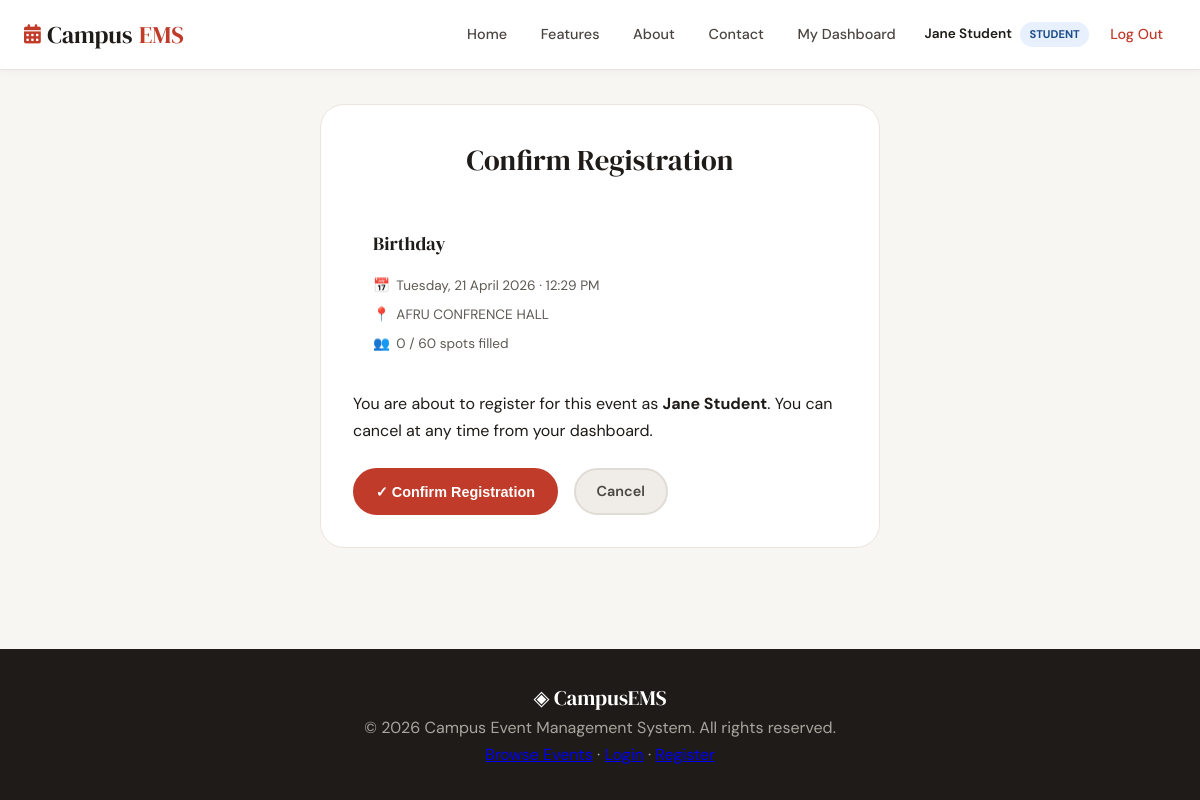
The page /student/register_event.php?id=10 (signed in) on the database its author committed.
### tables this page shows
CREATE TABLE `events` (
  `id` int(11) NOT NULL,
  `title` varchar(200) NOT NULL,
  `description` text NOT NULL,
  `event_date` datetime NOT NULL,
  `venue` varchar(200) NOT NULL,
  `capacity` int(11) NOT NULL DEFAULT '100',
  `created_by` int(11) NOT NULL,
  `created_at` datetime NOT NULL DEFAULT CURRENT_TIMESTAMP,
  `deleted_at` datetime DEFAULT NULL,
  `rejection_reason` text,
  `status` enum('pending','approved','rejected') DEFAULT 'pending',
  `poster_image` varchar(255) DEFAULT NULL,
  `video_url` varchar(255) DEFAULT NULL,
  `video_file` varchar(255) DEFAULT NULL,
  `category` varchar(50) DEFAULT 'General'
);

### auth/auth.php (called while the page is built, shortened)
<?php
function current_user_name() {
    return $_SESSION['name'] ?? '';
}
function base_url($path = '') {
    return rtrim(PROJECT_ROOT, '/') . '/' . ltrim($path, '/');
}
function e($s) {
    return htmlspecialchars($s, ENT_QUOTES, 'UTF-8');
}
?>

### student/register_event.php (the view, shortened to what this page needs)
<?php
require_once __DIR__ . '/../auth/auth.php';
$conn = db_connect();
$event_id = (int)($_GET['id'] ?? 0);
$stmt = $conn->prepare(
    "SELECT id, title, event_date, venue, capacity,
            (SELECT COUNT(*) FROM registrations r
             WHERE r.event_id = e.id AND r.status = 'registered') AS reg_count
     FROM events e
     WHERE e.id = ? LIMIT 1"
);
$stmt->bind_param('i', $event_id);
$stmt->execute();
$event = $stmt->get_result()->fetch_assoc();
$is_full = (int)$event['reg_count'] >= (int)$event['capacity'];
require_once __DIR__ . '/../includes/header.php';
?>
<div class="container" style="padding-top:1.5rem;">
    <div class="form-card" style="max-width:560px;">
        <h2 class="form-title">Confirm Registration</h2>
        <?php if ($is_full): ?>
            <div class="alert alert-error">
                <strong>This event is fully booked.</strong><br>
                Unfortunately no spots are available.
            </div>
            <a href="<?= base_url('index.php') ?>" class="btn btn-ghost btn-full">Browse Other Events</a>
        <?php else: ?>
        <div class="event-info-box mb-3" style="background:var(--surface-alt);border:1px solid var(--border);border-radius:var(--radius);padding:1.25rem;">
            <h3 style="margin-bottom:.75rem;"><?= e($event['title']) ?></h3>
            <div class="event-meta">
                <div class="event-meta-item">
                    <span class="meta-icon">📅</span>
                    <?= date('l, d F Y · g:i A', strtotime($event['event_date'])) ?>
                </div>
                <div class="event-meta-item">
                    <span class="meta-icon">📍</span> <?= e($event['venue']) ?>
                </div>
                <div class="event-meta-item">
                    <span class="meta-icon">👥</span>
                    <?= (int)$event['reg_count'] ?> / <?= (int)$event['capacity'] ?> spots filled
                </div>
            </div>
        </div>
        <p style="margin-bottom:1.5rem;color:var(--ink-2);">
            You are about to register for this event as
            <strong><?= e(current_user_name()) ?></strong>.
            You can cancel at any time from your dashboard.
        </p>
        <form method="POST" action="?id=<?= $event_id ?>">
            <div style="display:flex;gap:1rem;">
                <button type="submit" class="btn btn-primary">✓ Confirm Registration</button>
                <a href="<?= base_url('event_details.php?id=' . $event_id) ?>" class="btn btn-ghost">Cancel</a>
            </div>
        </form>
        <?php endif; ?>
    </div>
</div>
<?php require_once __DIR__ . '/../includes/footer.php'; ?>

### includes/header.php (style rules this page uses)
* { margin:0; padding:0; box-sizing:border-box; }
body { font-family:'DM Sans',sans-serif; background:#f8f6f2; color:#1e1b18; line-height:1.65; min-height:100vh; display:flex; flex-direction:column; }
h1,h2,h3,h4 { font-family:'DM Serif Display',Georgia,serif; font-weight:500; }
.container { max-width:1240px; margin:0 auto; padding:0 1.5rem; }
.btn { display:inline-flex; align-items:center; gap:0.5rem; padding:0.6rem 1.3rem; border-radius:40px; font-weight:600; font-size:0.9rem; border:2px solid transparent; cursor:pointer; text-decoration:none; }
.btn-primary { background:#c13b2b; color:white; border-color:#c13b2b; }
.btn-ghost { background:#f0ede8; color:#4a4540; border-color:#e0dbd4; }
.event-meta { display:flex; flex-direction:column; gap:0.4rem; margin:1rem 0; font-size:0.85rem; color:#5e5a55; }
.event-meta div { display:flex; align-items:center; gap:0.4rem; }
.form-card { background:white; border:1px solid #ece5df; border-radius:24px; padding:2rem; max-width:520px; margin:0 auto; }
.form-title { font-family:'DM Serif Display',serif; font-size:1.8rem; text-align:center; margin-bottom:1.5rem; }
html { scroll-behavior: smooth; }

### rows shown on the page
events: title "Birthday", event_date "Tuesday, 21 April 2026 · 12:29 PM", venue "AFRU CONFRENCE HALL", capacity "60"

### other values the page prints
current_user_name() "Jane Student"
current_role() "STUDENT"
$event['reg_count'] "0"
